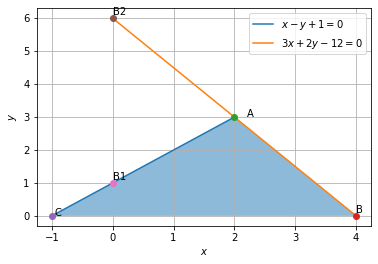

Generate this figure with Python:
# -*- coding: utf-8 -*-
"""
Created on Thu Oct  8 18:05:30 2020

@author: Hrithik
"""

import numpy as np
import matplotlib.pyplot as plt

def dir_vec(A,B):
  return B-A

def norm_vec(A,B):
  return np.matmul(omat, dir_vec(A,B))

#Generate line points
#def line_gen(A,B):
#  len =10
#  dim = A.shape[0]
#  x_AB = np.zeros((dim,len))
#  lam_1 = np.linspace(0,1,len)
#  for i in range(len):
#    temp1 = A + lam_1[i]*(B-A)
#    x_AB[:,i]= temp1.T
#  return x_AB

#Generate line intercepts
def line_icepts(n,c):
  e1 = np.array([1,0]) 
  e2 = np.array([0,1]) 
  A = c*e1/(n@e1)
  B = c*e2/(n@e2)
  return A,B

#Generate line points
def line_dir_pt(m,A,k1,k2):
  len =10
  m1=np.matmul(omat, m)
  dim = A.shape[0]
  x_AB = np.zeros((dim,len))
  lam_1 = np.linspace(k1,k2,len)
  for i in range(len):
    temp1 = A + lam_1[i]*m1
    x_AB[:,i]= temp1.T
  return x_AB
#Generate line points

def line_norm_eq(n,c,k):
  len =10
  dim = n.shape[0]
  m = omat@n
  m = m/np.linalg.norm(m)
#  x_AB = np.zeros((dim,2*len))
  x_AB = np.zeros((dim,len))
  lam_1 = np.linspace(k[0],k[1],len)
#  print(lam_1)
#  lam_2 = np.linspace(0,k2,len)
  if c==0:
    for i in range(len):
      temp1 = lam_1[i]*m
      x_AB[:,i]= temp1.T
  else:
    A,B = line_icepts(n,c)
    for i in range(len):
      temp1 = A + lam_1[i]*m
      x_AB[:,i]= temp1.T
#    temp2 = B + lam_2[i]*m
#    x_AB[:,i+len]= temp2.T
  return x_AB

#def line_dir_pt(m,A, dim):
#  len = 10
#  dim = A.shape[0]
#  x_AB = np.zeros((dim,len))
#  lam_1 = np.linspace(0,10,len)
#  for i in range(len):
#    temp1 = A + lam_1[i]*m
#    x_AB[:,i]= temp1.T
#  return x_AB


#Generate line points
def line_gen(A,B):
  len =10
  x_AB = np.zeros((2,len))
  lam_1 = np.linspace(0,1,len)
  for i in range(len):
    temp1 = A + lam_1[i]*(B-A)
    x_AB[:,i]= temp1.T
  return x_AB

#Foot of the Altitude
def alt_foot(A,B,C):
  m = B-C
  n = np.matmul(omat,m) 
  N=np.vstack((m,n))
  p = np.zeros(2)
  p[0] = m@A 
  p[1] = n@B
  #Intersection
  P=np.linalg.inv(N.T)@p
  return P

#Intersection of two lines
def line_intersect(n1,c1,n2,c2):
  N=np.vstack((n1,n2))
  p = np.array([c1,c2]) 
  #Intersection
  P=np.linalg.inv(N)@p
#  P=np.linalg.inv(N.T)@p
  return P

#Radius and centre of the circumcircle
#of triangle ABC
def ccircle(A,B,C):
  p = np.zeros(2)
  n1 = dir_vec(B,A)
  p[0] = 0.5*(np.linalg.norm(A)**2-np.linalg.norm(B)**2)
  n2 = dir_vec(C,B)
  p[1] = 0.5*(np.linalg.norm(B)**2-np.linalg.norm(C)**2)
  #Intersection
  N=np.vstack((n1,n2))
  O=np.linalg.inv(N)@p
  r = np.linalg.norm(A -O)
  return O,r

#Radius and centre of the incircle
#of triangle ABC
def icentre(A,B,C,k1,k2):
  p = np.zeros(2)
  t = norm_vec(B,C)
  n1 = t/np.linalg.norm(t)
  t = norm_vec(C,A)
  n2 = t/np.linalg.norm(t)
  t = norm_vec(A,B)
  n3 = t/np.linalg.norm(t)
  p[0] = n1@B- k1*n2@C
  p[1] = n2@C- k2*n3@A
  N=np.vstack((n1-k1*n2,n2-k2*n3))
  I=np.matmul(np.linalg.inv(N),p)
  r = n1@(I-B)
  #Intersection
  return I,r

def mult_line(A_I,b_z,k,m):
 for i in range(m):
  if i == 0:
    x = line_norm_eq(A_I[i,:],b_z[i],k[i,:])
  elif i == 1:
    y = line_norm_eq(A_I[i,:],b_z[i],k[i,:])
    z = np.vstack((x[None], y[None]))
  else:
    x = line_norm_eq(A_I[i,:],b_z[i],k[i,:])
    z = np.vstack((z,x[None]))
 return z

dvec = np.array([-1,1]) 
#Orthogonal matrix
omat = np.array([[0,1],[-1,0]]) 

n1 = np.array([1,-1])
n2 = np.array([3,2])
n3 = np.array([0,1])
c =  np.array([-1,12])

c1 = -1
c2 = 12
c3 = 0
#Intercept 1
e1 = np.array([1,0]) 
e2 = np.array([0,1]) 
A1= c1*e1/(n1@e1)
B1 = c1*e2/(n1@e2)
k1 = 0
k2 = 3
N=np.vstack((n1,n2))
D1=np.linalg.inv(N)@c
x_A1B1 =  line_dir_pt(n1,D1,k1,k2)
plt.plot(x_A1B1[0,:],x_A1B1[1,:],label='$x-y+1=0 $')

#Intercept2
A2 = c2*e1/(n2@e1)
B2 = c2*e2/(n2@e2)
x_A2B2 =   line_gen(A2,B2)
plt.plot(x_A2B2[0,:],x_A2B2[1,:],label='$3x+2y-12=0$')


#Intersection of the lines
A=line_intersect(n1,c1,n2,c2)
B=line_intersect(n2,c2,n3,c3)
C=line_intersect(n3,c3,n1,c1)

points = np.array((A,B,C))

#Filling up the desired region
plt.fill(points[:,0], points[:,1], alpha=0.5)

#Plotting points of Intersection
plt.plot(A[0], A[1], 'o')
plt.text(A[0] * (1 + 0.1), A[1] * (1 ) , 'A')
plt.plot(B[0], B[1], 'o')
plt.text(B[0] * (1 ), B[1] * (1)+0.1 , 'B')
plt.plot(C[0], C[1], 'o')
plt.text(C[0] * (1 - 0.05), C[1] * (1 - 0.1) , 'C')
plt.plot(B2[0], B2[1], 'o')
plt.text(B2[0] * (1 ), B2[1] * (1)+0.1 , 'B2')
plt.plot(B1[0], B1[1], 'o')
plt.text(B1[0] * (1 ), B1[1] * (1)+0.1 , 'B1')
plt.xlabel('$x$')
plt.ylabel('$y$')
plt.legend(loc='best')
plt.grid() # minor

plt.show()
